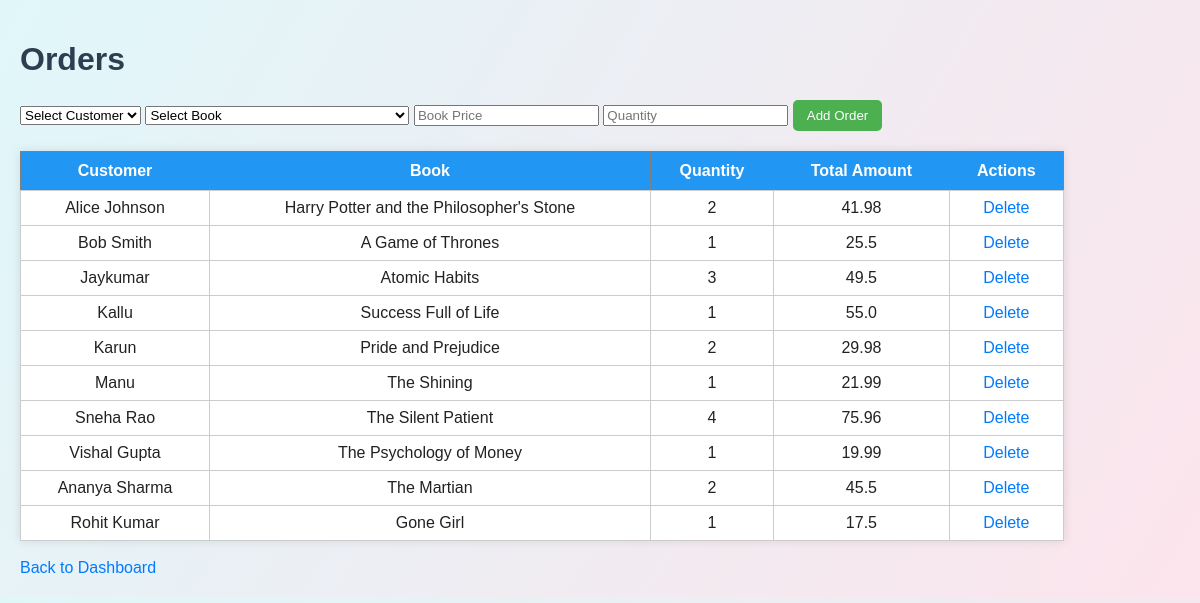
/orders (signed in), run on an earlier commit of the app's database.
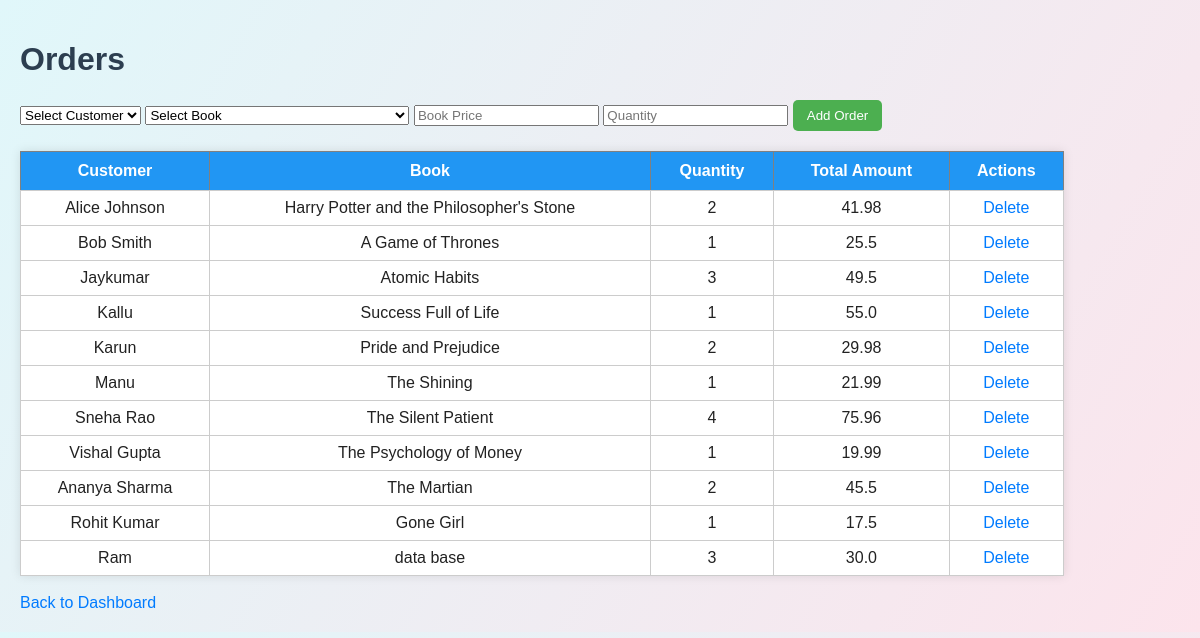
And on a later commit of the database.
### app.py (models this page shows)
class Customer(db.Model):
    id = db.Column(db.Integer, primary_key=True)
    name = db.Column(db.String(100))
    email = db.Column(db.String(100))
    phone = db.Column(db.String(20))

class Order(db.Model):
    id = db.Column(db.Integer, primary_key=True)
    customer_id = db.Column(db.Integer, db.ForeignKey('customer.id'), nullable=False)
    book_title = db.Column(db.String(100))
    order_date = db.Column(db.DateTime, default=datetime.datetime.utcnow)
    quantity = db.Column(db.Integer)
    total_amount = db.Column(db.Float)

### app.py (the view, shortened to what this page needs)
@app.route('/orders', methods=['GET', 'POST'])
def orders():
    orders = Order.query.all()
    customers = Customer.query.all()
    books = Book.query.all()
    customer_dict = {c.id: c.name for c in customers}
    return render_template('orders.html', orders=orders, customers=customers, books=books,customer_dict=customer_dict )

### app.py (called while the page is built)
@app.before_request
def require_login():
    if request.endpoint in ('login', 'static'):
        return
    if not session.get('logged_in'):
        return redirect(url_for('login'))

### templates/orders.html (shortened to what this page needs)
<!DOCTYPE html>
<html>
<head>
  <link rel="stylesheet" href="{{ url_for('static', filename='style.css') }}">
</head>
<body>
  <h1>Orders</h1>
<form method="POST" style="margin-bottom: 20px;">
  <select name="customer_id" required>
    <option value="">Select Customer</option>
  </select>
  <select name="book_title" id="bookSelect" required>
    <option value="">Select Book</option>
  </select>
  <input type="number" id="bookPrice" name="price" placeholder="Book Price" step="0.01" required>
  <input type="number" name="quantity" placeholder="Quantity" min="1" required>
  <button type="submit">Add Order</button>
</form>
  <table border="1">
    <tr>
      <th>Customer</th>
      <th>Book</th>
      <th>Quantity</th>
      <th>Total Amount</th>
      <th>Actions</th>
    </tr>
    {% for o in orders %}
    <tr>
      <td>{{ customer_dict[o.customer_id] }}</td>
      <td>{{ o.book_title }}</td>
      <td>{{ o.quantity }}</td>
      <td>{{ o.total_amount }}</td>
      <td><a href="/delete_order/{{ o.id }}">Delete</a></td>
    </tr>
    {% endfor %}
  </table>
  <br>
  <a href="/">Back to Dashboard</a>
</body>
</html>

### static/style.css (style rules this page uses)
body { font-family: 'Poppins', sans-serif; background: linear-gradient(120deg, #e0f7fa, #fce4ec); color: #222; margin: 0; padding: 20px; }
h1, h2 { color: #2c3e50; }
table { border-collapse: collapse; width: 90%; margin-top: 20px; background-color: white; box-shadow: 0 0 10px rgba(0,0,0,0.1); }
th { background-color: #2196f3; color: white; padding: 10px; }
td { border: 1px solid #ccc; padding: 8px; text-align: center; }
a { text-decoration: none; color: #007bff; }
button, input[type="submit"] { background-color: #4CAF50; color: white; padding: 8px 14px; border: none; border-radius: 5px; cursor: pointer; }
form { margin-bottom: 20px; }

What changed in the data, as far as the page shows it:
added Order: book_title "data base", quantity "3", total_amount "30.0"
added Customer: name "Ram"
